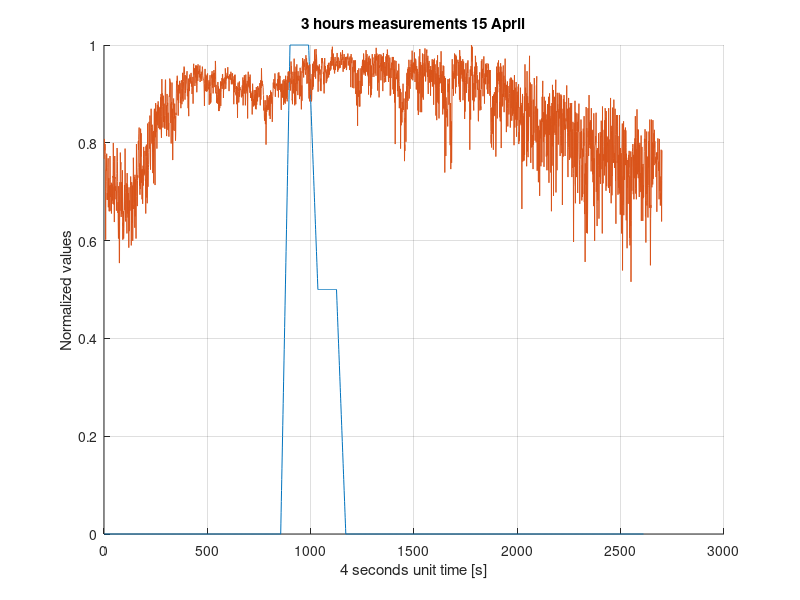

Reproduce this figure in MATLAB.
clear all;
close all;
clc;

%% plot Power_vs_weather

load('3_hours_meas_15_April');
numHour=3; %hours of measurements 
TempSamp=180; %seconds between data catch from web
samplingTime=4; %seconds beetween samples
span=(TempSamp/samplingTime); %how many samples between each weather info
total_number_weather_data=(numel(power)/span)-1;
%%%%%%%%%%%%%%%%%%%%%%%%%%%%%%%%%%%%%%%%%%%%%%%%%%%%%%%
%%%%%%%%%%%%% Extractin data from struct %%%%%%%%%%%%%%
%%%%%%%%%%%%%%%%%%%%%%%%%%%%%%%%%%%%%%%%%%%%%%%%%%%%%%%

for i=1:total_number_weather_data-1
        temper(i)=clim(i*(span+1)).temperature;
        humid(i)=clim(i*(span+1)).humidity;
        wi(i)=clim(i*(span+1)).wind;
        barom(i)=clim(i*(span+1)).barometer;
        todRain(i)=clim(i*(span+1)).todaysRain;
        Rainrate(i)=clim(i*(span+1)).rainRate;
        StTotal(i)=clim(i*(span+1)).stormTotal;
        monRain(i)=clim(i*(span+1)).monthlyRain;
        YRain(i)=clim(i*(span+1)).yearlyRain;
        thw(i)=clim(i*(span+1)).thwIndex;
        HIndex(i)=clim(i*(span+1)).heatIndex;
        UV(i)=clim(i*(span+1)).uv;
        solarRad(i)=clim(i*(span+1)).solarRadiation;
        Wchill(i)=clim(i*(span+1)).windChill;
        STime(i)=clim(i*(span+1)).sampleTime;
end

%%%%%%%%%%%%%%%%%%%%%%%%%%%%%%%%%%%%%%%%%%%%%%%%%%%%%%%%%
%%%%%%%%%%%%%% Interpolating data from amb %%%%%%%%%%%%%%
%%%%%%%%%%%%%%%%%%%%%%%%%%%%%%%%%%%%%%%%%%%%%%%%%%%%%%%%%

numHour=2;
time=0:samplingTime:(900*numHour);
temp(1:span)=temper(1);    % initialize data
hum(1:span)=humid(1);
win(1:span)=wi(1);
bar(1:span)=barom(1);
today_rain(1:span)=todRain(1);
rain_rate(1:span)=Rainrate(1);
storm_total(1:span)=StTotal(1);
monthly_rain(1:span)=monRain(1);
yearly_rain(1:span)=YRain(1);
thw_index(1:span)=thw(1);
heat_index(1:span)=HIndex(1);
u_v(1:span)=UV(1);
solar_radiation(1:span)=solarRad(1);
wind_chill(1:span)=Wchill(1);
sample_time(1:span)=STime(1);


for idx=2:length(temper)%*numHour   % fill all data positions
% each time idx value changes span samples are collected

    %%%%%%%%%%  TEMPERATURE  %%%%%%%%%%
    
    b = temper(idx-1);% is the data inserted
    m = (temper(idx)-temper(idx-1))/span;    % 
    temp((idx-1)*span+1:(idx-1)*span+span)=m*(1:span)+b;
    
    %%%%%%%%%%  HUMIDITY  %%%%%%%%%%
    
    b = humid(idx-1);% is the data inserted
    m = (humid(idx)-humid(idx-1))/span;    % 
    hum((idx-1)*span+1:(idx-1)*span+span)=m*(1:span)+b;
    
    %%%%%%%%%%  WIND  %%%%%%%%%%
    
    b = wi(idx-1);% is the data inserted
    m = (wi(idx)-wi(idx-1))/span;    % 
    win((idx-1)*span+1:(idx-1)*span+span)=m*(1:span)+b;
    
    %%%%%%%%%%  BAROMETER  %%%%%%%%%%
    
    b = barom(idx-1);% is the data inserted
    m = (barom(idx)-barom(idx-1))/span;    % 
    bar((idx-1)*span+1:(idx-1)*span+span)=m*(1:span)+b;
    
    %%%%%%%%%%  TODAY RAIN  %%%%%%%%%%
    
    b = todRain(idx-1);% is the data inserted
    m = (todRain(idx)-todRain(idx-1))/span;    % 
    today_rain((idx-1)*span+1:(idx-1)*span+span)=m*(1:span)+b;
    
    %%%%%%%%%%  RAIN RATE  %%%%%%%%%%
    
    b = Rainrate(idx-1);% is the data inserted
    m = (Rainrate(idx)-Rainrate(idx-1))/span;    % 
    rain_rate((idx-1)*span+1:(idx-1)*span+span)=m*(1:span)+b;
    
    %%%%%%%%%%  STORM TOTAL  %%%%%%%%%%
    
    b = StTotal(idx-1);% is the data inserted
    m = (StTotal(idx)-StTotal(idx-1))/span;    % 
    storm_total((idx-1)*span+1:(idx-1)*span+span)=m*(1:span)+b;
    
    %%%%%%%%%%  MONTHLY RAIN  %%%%%%%%%%
    
    b = monRain(idx-1);% is the data inserted
    m = (monRain(idx)-monRain(idx-1))/span;    % 
    monthly_rain((idx-1)*span+1:(idx-1)*span+span)=m*(1:span)+b;
    
    %%%%%%%%%%  YEARLY RAIN  %%%%%%%%%%
    
    b = YRain(idx-1);% is the data inserted
    m = (YRain(idx)-YRain(idx-1))/span;    % 
    yearly_rain((idx-1)*span+1:(idx-1)*span+span)=m*(1:span)+b;
    
    %%%%%%%%%%  THW INDEX  %%%%%%%%%%
    
    b = thw(idx-1);% is the data inserted
    m = (thw(idx)-thw(idx-1))/span;    % 
    thw_index((idx-1)*span+1:(idx-1)*span+span)=m*(1:span)+b;
    
    %%%%%%%%%%  HEAT INDEX  %%%%%%%%%%
    
    b = HIndex(idx-1);% is the data inserted
    m = (HIndex(idx)-HIndex(idx-1))/span;    % 
    heat_index((idx-1)*span+1:(idx-1)*span+span)=m*(1:span)+b;
    
    %%%%%%%%%%  UV  %%%%%%%%%%
    
    b = UV(idx-1);% is the data inserted
    m = (UV(idx)-UV(idx-1))/span;    % 
    u_v((idx-1)*span+1:(idx-1)*span+span)=m*(1:span)+b;
    
    %%%%%%%%%%  SOLAR RADIATION  %%%%%%%%%%
    
    b = solarRad(idx-1);% is the data inserted
    m = (solarRad(idx)-solarRad(idx-1))/span;    % 
    solar_radiation((idx-1)*span+1:(idx-1)*span+span)=m*(1:span)+b;
    
    %%%%%%%%%%  WIND CHILL  %%%%%%%%%%
    
    b = Wchill(idx-1);% is the data inserted
    m = (Wchill(idx)-Wchill(idx-1))/span;    % 
    wind_chill((idx-1)*span+1:(idx-1)*span+span)=m*(1:span)+b;
    
    %%%%%%%%%%  SAMPLE TIME  %%%%%%%%%%
    
    b = STime(idx-1);% is the data inserted
    m = (STime(idx)-STime(idx-1))/span;    % 
    sample_time((idx-1)*span+1:(idx-1)*span+span)=m*(1:span)+b;
    

end

%%%%%%%%%%%%%%%%%%%%%%%%%%%%%%%%%%%%%%%%%%
%%%%%%%%%%%%%%normalizing data%%%%%%%%%%%%%%
%%%%%%%%%%%%%%%%%%%%%%%%%%%%%%%%%%%%%%%%%%

tempMax=max(temp);
humMax=max(hum);
windMax=max(win);
barometerMax=max(bar);
today_rainMax=max(today_rain);
rain_rateMax=max(rain_rate);
stormMax=max(storm_total);
monthRainMax=max(monthly_rain);
yearRainMax=max(yearly_rain);
thwMax=max(thw_index);
heatMax=max(heat_index);
uvMax=max(u_v);
solarRadiationMax=max(solar_radiation);
windChillMax=max(wind_chill);
sampleTimeMax=max(sample_time);
PowerMax=max(power);


%%%%%%%%%%%%%%%%%%%%%%%%%%%
%%%%%%%%%% PLOTS %%%%%%%%%%
%%%%%%%%%%%%%%%%%%%%%%%%%%%
figure()
hold on
% plot(temp./tempMax)
% plot(hum./humMax)
% plot(win./windMax)
% plot(bar./barometerMax)
% plot(today_rain./today_rainMax)
plot(rain_rate./rain_rateMax)
% plot(storm_total./stormMax)
% plot(monthly_rain./monthRainMax)
% plot(yearly_rain./yearRainMax)
% plot(thw_index./thwMax)
% plot(heat_index./heatMax)
% plot(u_v./uvMax)
% plot(solar_radiation./solarRadiationMax)
% plot(wind_chill./windChillMax)
% plot(sample_time./sampleTimeMax)
plot(power./PowerMax)
% plot(SNR_dB_est/max(SNR_dB_est));
% legend('Temp','humidity','wind','pressure','power')
title ('3 hours measurements 15 April');
xlabel('4 seconds unit time [s]');
ylabel('Normalized values');
grid on
hold off
